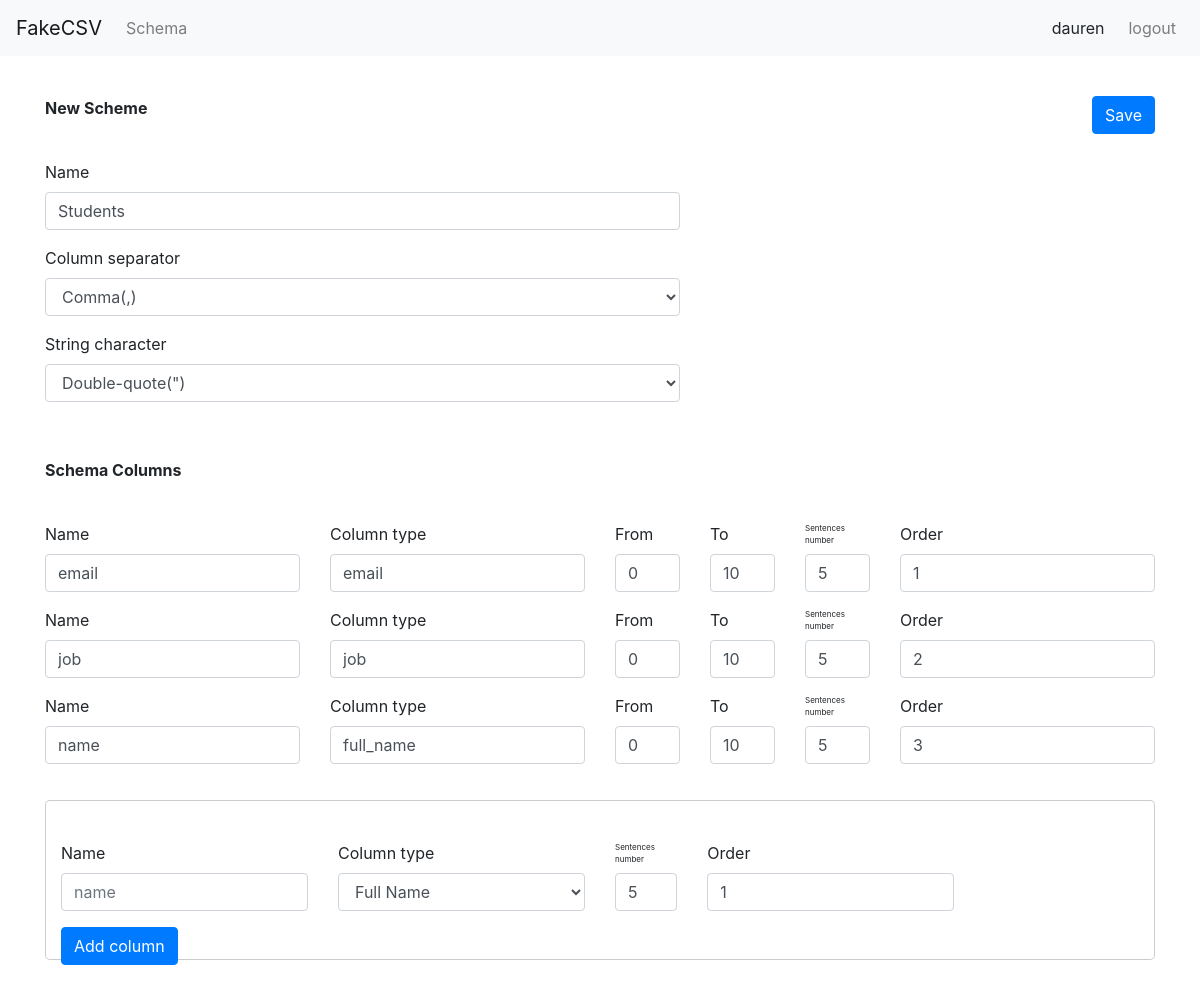
The page /edit-schema/16/ (signed in) on the database its author committed.
### generator_service/models.py (models this page shows, shortened)
class TblSchemaBasicInfo(models.Model):
    schema_name = models.CharField(max_length=20, default='', null=True)
    column_separator = models.CharField(max_length=15,choices=SEPARATOR_CHOICES,default=";")
    string_character = models.CharField(max_length=15,choices=STRING_CHARACTER_CHOICES,default="'")
    creator = models.ForeignKey(User, on_delete = models.CASCADE, null=True)
    updated_time = models.DateTimeField(auto_now_add=False, auto_now=True)
    created_time = models.DateTimeField(auto_now_add=True, auto_now=False)
    class Meta:
        db_table = "mdl_schema_basic_info"
        verbose_name = 'Структура файла'
        verbose_name_plural = 'Структура файлы'

class TblSchemaColumns(models.Model):
    column_name = models.CharField(max_length=20, default='', null=True)
    column_type = models.CharField(max_length=10,choices=TYPE_CHOICES,default="full_name")
    schema = models.ForeignKey(TblSchemaBasicInfo,on_delete = models.CASCADE, null=True)
    int_from = models.PositiveIntegerField(default=0,null=True)
    int_to = models.PositiveIntegerField(default=0,null=True)
    sentences_number = models.PositiveIntegerField(default=0, null=True)
    order = models.PositiveIntegerField(default=0,null=False)
    created_time = models.DateTimeField(auto_now_add=True, auto_now=False)
    class Meta:
        db_table = "mdl_schema_columns"
        verbose_name = 'Структура столбцы'
        verbose_name_plural = 'Структура столбцы'

### generator_service/views.py (the view)
# urls.py: path('edit-schema/<int:id>/',views.edit_schema_views,name="edit_schema_views"),
def edit_schema_views(request, id):
    context = {}
    form_column_schema = SchemaColumnsForm()
    form_basic_schema_info = SchemaBasicInfoForm()
    req_user = request.user
    columns = models.TblSchemaColumns.objects.filter(schema__id=id)
    query = models.TblSchemaBasicInfo.objects.get(id=id)
    context['request_user'] = req_user
    context['query'] = query
    context['columns'] = columns
    context['form_column_schema'] = form_column_schema
    context['form_basic_schema_info'] = form_basic_schema_info
    return render(request, "generator_service/edit_schema.html", context=context)

### generator_service/forms.py
class SchemaColumnsForm(forms.ModelForm):
  def __init__(self, *args, **kargs):
    super(SchemaColumnsForm, self).__init__(*args, **kargs)
  class Meta:
    model = TblSchemaColumns
    fields = '__all__'

class SchemaBasicInfoForm(forms.ModelForm):
  def __init__(self, *args, **kargs):
    super(SchemaBasicInfoForm, self).__init__(*args, **kargs)
  class Meta:
    model = TblSchemaBasicInfo
    fields = '__all__'

### templates/generator_service/edit_schema.html (shortened to what this page needs)
{% extends "base.html" %}
{% load static %}
{% block content %}
    <div class="container">
        <form method="POST" action="{% url 'updating_schema_views' query.id %}" class="">
            <div class="schema-header">
                <span><b>New Scheme</b> </span>
                <button type="submit" class="new-schema-button btn btn-primary">Save</button>
            </div>
            <div class="row">
                <div class="form-group col-lg-7">
                    <label for="exampleInputEmail1">Name</label>
                    <input type="text" value="{{ query.schema_name }}" name="schema_name" class="form-control" id="nameNewSchema"
                           aria-describedby="emailHelp" placeholder="name">
                </div>
                <div class="form-group col-lg-7">
                    <label for="exampleFormControlSelect1">Column separator</label>
                    <select name="column_separator" class="form-control" id="">
                        {% for x,y in form_basic_schema_info.fields.column_separator.choices %}
                            <option value="{{ x }}">{{ y }}</option>
                        {% endfor %}
                    </select>
                </div>
                <div class="form-group col-lg-7">
                    <label for="exampleFormControlSelect1">String character</label>
                    <select name="string_character" class="form-control">
                        {% for x,y in form_basic_schema_info.fields.string_character.choices %}
                            <option value="{{ x }}">{{ y }}</option>
                        {% endfor %}
                    </select>
                </div>
            </div>
            <div class="schema-header">
                <span><b>Schema Columns</b> </span>
            </div>
            <div class="column-item">
                {% for column in columns %}
                <div class="row">
                    <div class="form-group col-lg-3">
                        <label for="exampleInputEmail1">Name</label>
                        <input class="form-control" value="{{ column.column_name }}" name="name_column">
                    </div>
                    <div class="form-group col-lg-3">
                        <label for="exampleFormControlSelect1">Column type</label>
                        <input class="form-control" value="{{ column.column_type }}" name="column_type">
                    </div>
                    <div class="form-group col-lg-1 ">
                        <label for="exampleFormControlSelect1">From</label>
                        <input type="number" class="form-control" value="{{ column.int_from }}" name="int_from">
                    </div>
                    <div class="form-group col-lg-1 ">
                        <label for="exampleFormControlSelect1">To</label>
                        <input type="number" class="form-control" value="{{ column.int_to }}" name="int_to">
                    </div>
                    <div class="form-group col-lg-1 ">
                        <label style="font-size: 8px" for="exampleFormControlSelect1">Sentences number</label>
                        <input type="number" value="{{ column.sentences_number }}" class="form-control"
                               name="sentences_number">
                    </div>
                    <div class="form-group col-lg-3">
                        <label for="exampleInputEmail1">Order</label>
                        <input type="number" value="{{ column.order }}" class="form-control" name="order">
                    </div>
                </div>
                {% endfor %}
            </div>
        </form>
        <div class="schema-header modal-content">
            <div class="container">
                <div class="row">
                    <div class="form-group col-lg-3">
                        <label for="exampleInputEmail1">Name</label>
                        <input class="form-control" required id="name_schema" placeholder="name">
                    </div>
                    <div class="form-group col-lg-3">
                        <label for="exampleFormControlSelect1">Column type</label>
                        <select class="form-control" name="column_type" id="column_type">
                            {% for x,y in form_column_schema.fields.column_type.choices %}
                                <option value="{{ x }}">{{ y }}</option>
                            {% endfor %}
                        </select>
                    </div>
                    <div class="form-group col-lg-1 ">
                        <label style="font-size: 8px" for="exampleFormControlSelect1">Sentences number</label>
                        <input type="number" class="form-control" id="sentencesNumber" value="5">
                    </div>
                    <div class="form-group col-lg-3">
                        <label for="exampleInputEmail1">Order</label>
                        <input type="number" value="1" class="form-control" id="orderId">
                    </div>
                </div>
                <input type="button" value="Add column" class="form-group btn-add-column btn btn-primary" id="submit_btn">
            </div>
        </div>
    </div>
{% endblock %}

### templates/base.html (shortened to what this page needs)
{% load static %}
<!DOCTYPE html>
<html lang="en">
<head>
    <link rel="stylesheet" href="https://maxcdn.bootstrapcdn.com/bootstrap/4.0.0/css/bootstrap.min.css"
>
    <link rel="stylesheet" type="text/css" href="{% static 'css/main.css' %}">
</head>
<body>
<header>
    <nav class="navbar navbar-expand-lg navbar-light bg-light">
        <a class="navbar-brand" href="#">FakeCSV</a>
        <div class="collapse navbar-collapse" id="navbarText">
            <ul class="navbar-nav mr-auto">
                <li class="nav-item">
                    <a class="nav-link" href="{% url 'data_schemas_views' %}">Schema</a>
                </li>
            </ul>
            <span class="navbar">
              {{ user.username }}
            </span>
            <ul class="navbar-nav">
                <li class="nav-item">
                    <a class="nav-link" href="{% url 'logout_user' %}">logout</a>
                </li>
            </ul>
        </div>
    </nav>
</header>
<div>
    {% block content %}
    {% endblock content %}
</div>
</body>
</html>

### static/css/main.css (style rules this page uses)
body { height: 100%; }
.new-schema-button { float: right; }
.schema-header { padding-top: 40px; padding-bottom: 40px; }
.modal-content { height: 160px; }
.column-item { padding-bottom: 20px; }

### rows shown on the page
TblSchemaBasicInfo: schema_name "Students"
TblSchemaColumns: name_column "email", column_type "email", int_from "0", int_to "10", sentences_number "5", order "1"
TblSchemaColumns: name_column "job", column_type "job", int_from "0", int_to "10", sentences_number "5", order "2"
TblSchemaColumns: name_column "name", column_type "full_name", int_from "0", int_to "10", sentences_number "5", order "3"

### other values the page prints
{{ user.username }} "dauren"
form field column_separator "Comma(,)"
form field string_character "Double-quote(\")"
form field column_type "Full Name"
